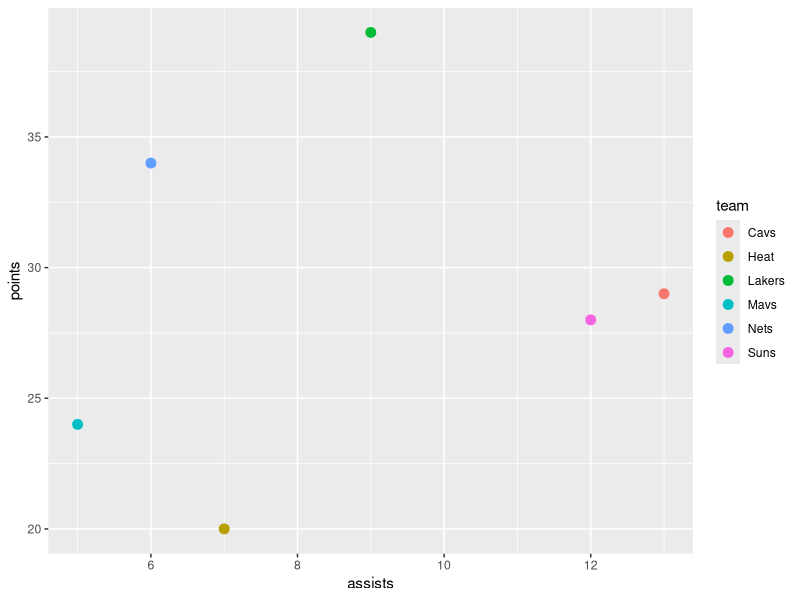
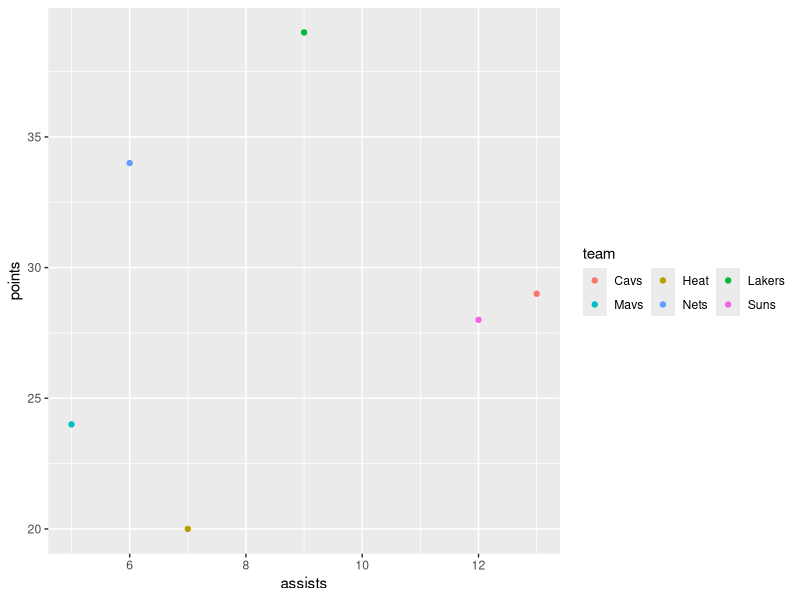
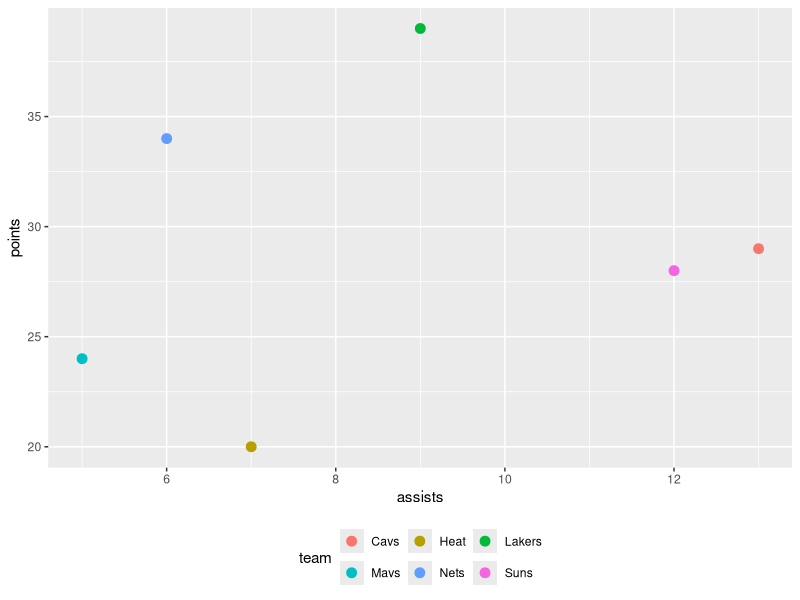

The R source for these figures, in order:
# Example: Create Legend in ggplot2 with Multiple Rows
# create data frame
df <- data.frame(team=c('Mavs', 'Heat', 'Nets', 'Lakers', 'Suns', 'Cavs'),
                 points=c(24, 20, 34, 39, 28, 29),
                 assists=c(5, 7, 6, 9, 12, 13))

# view data frame
df

# If we create a scatter plot in ggplot2 without specifying the
# number of rows to use in the legend, ggplot2 will place one label
# on each line by default:
library("ggplot2")

# create default scatterplot
ggplot(df, aes(x=assists, y=points, color=team)) +
  geom_point(size=3)

library("ggplot2")

# create scatterplot with two rows in legend
ggplot(df, aes(x=assists, y=points, color=team)) + 
  geom_point() +
  guides(color=guide_legend(nrow=2, byrow = TRUE))

# If we'd like to change the location of the legend as well,
# we can use the theme() function with the legend.position argument:
library("ggplot2")

# create scatterplot with two rows in legend
ggplot(df, aes(x=assists, y=points, color=team)) + 
  geom_point(size=3) + 
  theme(legend.position = "bottom") + 
  guides(color=guide_legend(nrow=2, byrow=TRUE))
